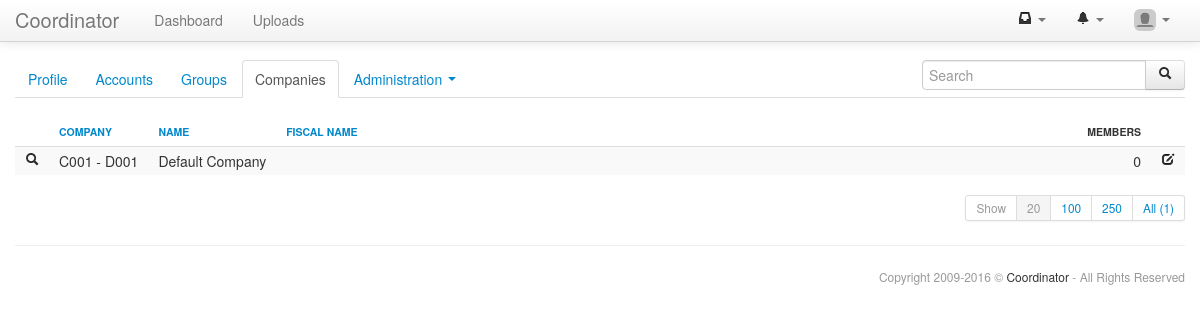
The page /accounts/companies_list.php (signed in) on the database its author committed.
### tables this page shows
CREATE TABLE IF NOT EXISTS `settings_settings` (
  `code` varchar(255) NOT NULL,
  `value` varchar(255) DEFAULT NULL,
  PRIMARY KEY (`code`)
);

CREATE TABLE IF NOT EXISTS `settings_menus` (
  `id` int(11) NOT NULL AUTO_INCREMENT,
  `idMenu` int(11) NOT NULL DEFAULT '0',
  `menu` varchar(25) NOT NULL,
  `module` varchar(25) DEFAULT NULL,
  `url` varchar(255) DEFAULT NULL,
  `position` int(3) unsigned NOT NULL DEFAULT '0',
  PRIMARY KEY (`id`)
);

CREATE TABLE IF NOT EXISTS `accounts_companies` (
  `id` int(11) unsigned NOT NULL AUTO_INCREMENT,
  `company` varchar(25) DEFAULT NULL,
  `division` varchar(25) NOT NULL,
  `name` varchar(255) NOT NULL,
  `address_address` varchar(255) DEFAULT NULL,
  `address_zip` varchar(5) DEFAULT NULL,
  `address_city` varchar(50) DEFAULT NULL,
  `address_district` varchar(10) DEFAULT NULL,
  `address_country` varchar(25) DEFAULT NULL,
  `fiscal_name` varchar(255) DEFAULT NULL,
  `fiscal_vat` varchar(25) DEFAULT NULL,
  `fiscal_code` varchar(25) DEFAULT NULL,
  `fiscal_rea` varchar(25) DEFAULT NULL,
  `fiscal_capital` int(11) unsigned NOT NULL DEFAULT '0',
  `fiscal_currency` varchar(3) NOT NULL DEFAULT 'EUR',
  `phone_office` varchar(25) DEFAULT NULL,
  `phone_mobile` varchar(25) DEFAULT NULL,
  `phone_fax` varchar(25) DEFAULT NULL,
  `mail` varchar(255) DEFAULT NULL,
  `del` tinyint(1) unsigned NOT NULL DEFAULT '0',
  PRIMARY KEY (`id`)
);

### accounts/companies_list.php (called while the page is built, shortened)
<?php
include("template.inc.php");
function content(){
 $g_search=$_GET['q'];
 $table=new str_table(api_text("companies_list-tr-unvalued"),TRUE);
 $table->addHeader("&nbsp;",NULL,"16");
 $table->addHeader(api_text("companies_list-th-company"),"nowarp",NULL,"company");
 $table->addHeader(api_text("companies_list-th-name"),NULL,NULL,"name");
 $table->addHeader(api_text("companies_list-th-fiscal_name"),"nowarp","100%","fiscal_name");
 $table->addHeader(api_text("companies_list-th-members"),"nowarp text-right");
 $table->addHeader("&nbsp;",NULL,"16");
 $companies=api_accounts_companies($g_search,TRUE);
 foreach($companies->results as $company){
  if($company->id==$_GET['idCompany']){$tr_class="info";}else{$tr_class=NULL;}
  $name=stripslashes($company->company)." - ".stripslashes($company->division);
  $table->addRow($tr_class);
  $table->addField(api_link("companies_view.php?idCompany=".$company->id,api_icon('icon-search')),"nowarp");
  $table->addField($name,"nowarp");
  $table->addField(stripslashes($company->name),"nowarp");
  $table->addField(stripslashes($company->fiscal_name));
  $table->addField(count($company->members),"nowarp text-right");
  $table->addField(api_link("companies_edit.php?id=".$company->id,api_icon('icon-edit')),"nowarp");
 }
 $table->render();
}
?>

### core/db.class.php (called while the page is built, shortened)
<?php
class DB{
 var $connector;
 function DB($host,$user,$pass,$name){
  $this->connector=mysql_connect($host,$user,$pass,TRUE) or die('Server connection not possible.');
 }
 function clearQuery($query){
  if(stripos($query,"select")!==FALSE){return $query;}
  $search=array("``","''",'""');
  $query=str_replace($search,"DEFAULT",$query);
  return $query;
 }
 function query($query,$debug=-1){
  $query=$this->clearQuery($query);
  $this->lastResult=mysql_query($query,$this->connector) or $this->debugAndDie($query);
  return $this->lastResult;
 }
 function fetchNextObject($result=NULL){
  if($result==NULL || mysql_num_rows($result)<1){
   return NULL;
  }else{
   return mysql_fetch_object($result);
  }
 }
 function queryUniqueObject($query,$debug=-1){
  $query=$this->clearQuery($query);
  $query="$query LIMIT 1";
  $result=mysql_query($query,$this->connector) or $this->debugAndDie($query);
  return mysql_fetch_object($result);
 }
}
?>

### accounts/api.inc.php (called while the page is built, shortened)
<?php
function api_accounts_account($account=NULL){
 if($account===NULL){$account=$_SESSION['account']->id;}
 if(is_numeric($account)){$account=$GLOBALS['db']->queryUniqueObject("SELECT * FROM accounts_accounts WHERE id='".$account."'");}
 $account->account=stripslashes($account->account);
 unset($account->password);
 unset($account->secret);
 $account->name=stripslashes($account->name);
 $account->ldapUsername=stripslashes($account->ldapUsername);
 $account->typology=api_accounts_accountTypology($account);
 $account->language=stripslashes($account->language);
 $account->avatar=api_accounts_accountAvatar($account);
 $account->mail=$account->account;
 $account->initials=strtoupper(substr($account->name,0,1).substr($account->name,strrpos($account->name," ")+1,1));
 if($account->language<>"default"){$account->languageISO=substr($account->language,-2);}else{$account->languageISO="EN";}
 $account->companies=array();
 return $account;
}
function api_accounts_accountTypology($account){
 $typology=new stdClass();
 if($account->del){
  $typology->icon="icon-trash";
  $typology->description=api_text("account-typology-deleted");
 }else{
  if($account->enabled){
   if($account->superuser){
    $typology->icon="icon-fire";
    $typology->description=api_text("account-typology-superuser");
   }else{
    $typology->icon="icon-info-sign";
    $typology->description=api_text("account-typology-user");
   }
  }else{
   $typology->icon="icon-ban-circle";
   $typology->description=api_text("account-typology-disabled");
  }
 }
 return $typology;
}
function api_accounts_accountAvatar($account=NULL){
 $avatar_path="uploads/uploads/accounts/avatar_".$account->id.".jpg";
 if(!file_exists("../".$avatar_path)){$avatar_path="uploads/uploads/accounts/avatar.jpg";}
 return $GLOBALS['dir'].$avatar_path;
}
function api_accounts_company($company,$subObjects=TRUE){
 if(!$company->id){return FALSE;}
 $company->company=stripslashes($company->company);
 $company->name=stripslashes($company->name);
 $company->members=array();
 if($subObjects){
  $company->groups=api_accounts_groups($company->id)->results;
 }
 return $company;
}
function api_accounts_companies($search=NULL,$pagination=FALSE,$where=NULL){
 $return=new stdClass();
 $return->results=array();
 $query_table="accounts_companies";
 $query_fields="accounts_companies.*,IF(accounts_accounts_join_companies.idAccount='".api_accounts_account()->id."','1','0') AS associated";
 $query_join=" LEFT JOIN accounts_accounts_join_companies ON accounts_accounts_join_companies.idCompany=accounts_companies.id";
 $query_group=" GROUP BY accounts_companies.id";
 $query_where="1";
 if(is_object($GLOBALS['navigation'])){
  $query_where.=" AND ( accounts_companies.del='0' OR ".$GLOBALS['navigation']->filtersParameterQuery("del","0","accounts_companies.del")." )";
 }
 $query_order=api_queryOrder("accounts_companies.name ASC, accounts_companies.company ASC");
 if($pagination){
  $return->pagination=new str_pagination($query_table.$query_join,$query_where.$query_group,$GLOBALS['navigation']->filtersGet());
  $query_limit=$return->pagination->queryLimit();
 }
 $return->query="SELECT ".$query_fields." FROM ".$query_table.$query_join." WHERE ".$query_where.$query_group.$query_order.$query_limit;
 $results=$GLOBALS['db']->query($return->query);
 while($result=$GLOBALS['db']->fetchNextObject($results)){$return->results[$result->id]=api_accounts_company($result);}
 return $return;
}
function api_accounts_group($group,$subGroups=TRUE){
 if(is_numeric($group)){$group=$GLOBALS['db']->queryUniqueObject("SELECT * FROM accounts_groups WHERE id='".$group."'");}
 if(!$group->id){return FALSE;}
 $group->name=stripslashes($group->name);
 $group->description=stripslashes($group->description);
 $group->label=$group->name;
 if($group->description){$group->label.=" &minus; ".$group->description;}
 $group->path=NULL;
 $group->parents=array();
 $group->members=array();
 if($subGroups){
  $group->groups=array();
  $group->groups=api_accounts_groups($group->idCompany,$group->id)->results;
 }
 return $group;
}
function api_accounts_groups($idCompany,$idGroup=NULL,$where=NULL){
 $return=new stdClass();
 $return->results=array();
 $query_table="accounts_groups";
 $query_fields="accounts_groups.*";
 $query_where="accounts_groups.idCompany='".$idCompany."'";
 if($idGroup===NULL){$query_where.=" AND ISNULL(idGroup)";}else{$query_where.=" AND accounts_groups.idGroup='".$idGroup."'";}
 $query_order=" ORDER BY accounts_groups.name ASC";
 $return->query="SELECT ".$query_fields." FROM ".$query_table." WHERE ".$query_where.$query_order;
 $results=$GLOBALS['db']->query($return->query);
 while($result=api_accounts_group($GLOBALS['db']->fetchNextObject($results),FALSE)){
  $result->groups=api_accounts_groups($result->idCompany,$result->id)->results;
  $return->results[$result->id]=$result;
 }
 return $return;
}
?>

### core/html.class.php (the view, shortened to what this page needs)
<?php
class HTML{
public function header($title="",$nav="dashboard",$navbar=TRUE){
?>
<!DOCTYPE html>
<html lang="it">
<head>
 <link href="<?php echo $GLOBALS['dir']."core/pace-loader/pace.flash.css";?>" rel="stylesheet">
 <link href="<?php echo $GLOBALS['dir']."core/bootstrap/css/bootstrap.min.css";?>" rel="stylesheet">
 <link href="<?php echo $GLOBALS['dir']."core/bootstrap/css/bootstrap-custom.css";?>" rel="stylesheet">
 <link href="<?php echo $GLOBALS['dir']."core/bootstrap/css/bootstrap-responsive.css";?>" rel="stylesheet">
 <link href="<?php echo $GLOBALS['dir']."core/bootstrap-datetimepicker/css/bootstrap-datetimepicker.min.css";?>" rel="stylesheet">
 <link href="<?php echo $GLOBALS['dir']."core/bootstrap-markdown/css/bootstrap-markdown.min.css";?>" rel="stylesheet">
 <link href="<?php echo $GLOBALS['dir']."core/bootstrap-select2/select2.css";?>" rel="stylesheet">
 <link href="<?php echo $GLOBALS['dir']."core/bootstrap-slider/css/bootstrap-slider.min.css";?>" rel="stylesheet">
 <link href="<?php echo $GLOBALS['dir']."core/bootstrap-wysihtml5/css/bootstrap-wysihtml5.css";?>" rel="stylesheet">
 <link href="<?php echo $GLOBALS['dir']."core/bootstrap-tagsinput/css/bootstrap-tagsinput.css";?>" rel="stylesheet">
 <link href="<?php echo $GLOBALS['dir']."core/shadowbox/shadowbox.css";?>" rel="stylesheet">
 <link href="<?php echo $GLOBALS['dir']."core/template.css";?>" rel="stylesheet">
</head>
<body <?php if(api_baseName()=="login.php"){echo "class='login-background'";}?>>
 <div class="navbar navbar-fixed-top">
  <div class="navbar-inner">
   <div class="container">
    <?php
     if(file_exists("../uploads/uploads/core/logo.png") && api_getOption('show_logo')){
      echo "<a class='brand-logo' href='".$GLOBALS['dir']."index.php'><img src='".$GLOBALS['dir']."uploads/uploads/core/logo.png'></a>\n";
     }else{
      echo "<a class='brand' href='".$GLOBALS['dir']."index.php'>".api_getOption('title')."</a>\n";
     }
    ?>
    <?php if($navbar){ ?>
    <div class="nav-collapse collapse">
     <ul class="nav">
      <li class="<?php if($nav=="dashboard"){echo "active";} ?>"><a href="<?php echo $GLOBALS['dir']."dashboard/index.php";?>"><?php echo api_text("core-menu-dashboard"); ?></a></li>
      <?php
       function html_get_menus($idMenu=1,$level=0){
        $menus_array=array();
        $menus=$GLOBALS['db']->query("SELECT * FROM settings_menus WHERE idMenu='".$idMenu."' ORDER BY position ASC");
        while($menu=$GLOBALS['db']->fetchNextObject($menus)){
         $menu->submenus=array();
         $menu->submenus=html_get_menus($menu->id,($level+1));
         $menu->modules=array();
         if($menu->module){$menu->modules[]=$menu->module;}
         $menus_array[$menu->id]=$menu;
        }
        return $menus_array;
       }
       function html_print_menu($menus_array,$nav,$level=0){
        foreach($menus_array as $menu){
         echo "<li class=\"";
         if(in_array($nav,$menu->modules)){echo "active ";}
         if(count($menu->submenus)){
          if($level==0){
           echo "dropdown\">";
           echo "<a href='#' class='dropdown-toggle' data-toggle='dropdown'>";
           echo stripslashes($menu->menu)." <b class='caret'></b></a>\n";
           html_print_menu_spaces($level);
           echo "<ul class='dropdown-menu'>\n";
          }else{
           echo "dropdown-submenu\">";
           echo "<a href='#'>".stripslashes($menu->menu)."</a>\n";
           html_print_menu_spaces($level);
           echo "<ul class='dropdown-menu'>\n";
          }
          html_print_menu($menu->submenus,$nav,($level+1));
          html_print_menu_spaces($level);
          echo "</ul>\n";
          html_print_menu_spaces($level);
         }else{
          echo "\"><a href='".$GLOBALS['dir'].$menu->module."/".$menu->url."'>".stripslashes($menu->menu)."</a>";
         }
         echo "</li>\n";
        }
       }
       $menus_array=html_get_menus();
       html_print_menu($menus_array,$nav);
      ?>
     </ul>
     <ul class="nav pull-right">
      <?php if(api_checkPermission("chats","chats_chat")){ ?>
      <li class="dropdown">
       <a href="#" class="dropdown-toggle" data-toggle="dropdown">
        <span id="chat_counter">
        <?php include("../chats/chat_counter.inc.php") ?>
        </span>
        <b class="caret"></b>
       </a>
      </li>
      <?php } ?>
      <li class="dropdown">
       <a href="#" class="dropdown-toggle" data-toggle="dropdown">
        <span id="notifications_counter">
        <?php include("../logs/logs_notifications_counter.inc.php") ?>
        </span>
        <b class="caret"></b>
       </a>
      </li>
      <li class="dropdown">
       <a href="#" class="dropdown-toggle" data-toggle="dropdown">
        <img src="<?php echo api_account()->avatar;?>" class="img-rounded" style="width:22px;margin-top:-4px;padding:0;"> <b class="caret"></b>
       </a>
      </li>
     </ul>
    </div>
    <?php } ?>
   </div>
  </div>
 </div>
 <div class="container">
<?php
}
public function footer($wiki_link=NULL,$copyright=TRUE){
?>
<?php if($copyright){ ?>
  <div class="row-fluid">
   <hr>
   <footer>
    <span class="muted credit pull-right">
     Copyright 2009-<?php echo date("Y");?> &copy; <a href="http://www.coordinator.it" target="_blank">Coordinator</a> - All Rights Reserved
    </span>
   </footer>
  </div>
 <?php } ?>
 </div>
</body>
</html>
<?php
}
}
?>

### core/structures/table.class.php (shortened to what this page needs)
<?php
class str_table{
 private $current_row=0;
 protected $sortable;
 protected $get;
 protected $class;
 protected $th_array;
 protected $tr_array;
 public function __construct($unvalued=NULL,$sortable=FALSE,$get=NULL,$class=NULL){
  $this->sortable=$sortable;
  $this->get=$get;
  $this->class=$class;
  $this->current_row=0;
  $this->th_array=array();
  $this->tr_array=array();
  return TRUE;
 }
 public function addHeader($name,$class=NULL,$width=NULL,$order=NULL,$colspan=1){
  $th=new stdClass();
  $th->name=$name;
  $th->class=$class;
  $th->width=$width;
  $th->order=$order;
  $th->colspan=$colspan;
  $this->th_array[]=$th;
  return TRUE;
 }
 public function addRow($class=NULL){
  $this->current_row++;
  $this->tr_array[$this->current_row]=new stdClass();
  $this->tr_array[$this->current_row]->class=$class;
  $this->tr_array[$this->current_row]->fields=array();
  return TRUE;
 }
 function addField($content,$class=NULL,$colspan=1){
  $td=new stdClass();
  $td->content=$content;
  $td->class=$class;
  $td->colspan=$colspan;
  $this->tr_array[$this->current_row]->fields[]=$td;
  return TRUE;
 }
 function render($echo=TRUE){
  $return="\n";
  $return.="<table class='table table-striped table-hover table-condensed ".$this->class."'>\n";
  if(is_array($this->th_array)){
   $return.="<thead>\n <tr>\n";
   foreach($this->th_array as $th){
    $return.="  <th class='".$th->class."' width='".$th->width."' colspan='".$th->colspan."'>";
    if($this->sortable && $th->order<>NULL){
     if($th->order==$_GET['of']){if($_GET['om']==1){$order=0;}else{$order=1;}}else{$order=1;}
     $return.="<a href='".api_baseName()."?of=".$th->order."&om=".$order.$this->get."'>";
    }
    $return.=$th->name;
    if($this->sortable){$return.="</a>";}
    $return.="</th>\n";
   }
   $return.=" </tr>\n";
   $return.="</thead>\n";
  }
  $return.="<tbody>\n";
  if(is_array($this->tr_array)){
   foreach($this->tr_array as $tr){
    $return.=" <tr class='".$tr->class."'>\n";
    if(is_array($tr->fields)){
     foreach($tr->fields as $td){
      $return.="  <td class='".$td->class."' colspan='".$td->colspan."'>".$td->content."</td>\n";
     }
    }
    $return.=" </tr>\n";
   }
  }
  $return.="</tbody>\n";
  $return.="</table>\n\n\n";
  if($echo){echo $return;return TRUE;}else{return $return;}
 }
}
?>

### core/template.css (style rules this page uses)
footer { font-size:12px; }
footer .credit a { color:#333333; }
th { font-size: 0.75em; text-transform: uppercase; }
.text-right,td.text-right,th.text-right { text-align:right; }
table.table-condensed td,table.table-condensed th { padding-left:10px;padding-right:10px; }
.nowarp { white-space:nowrap; }

### rows shown on the page
settings_settings: value "Coordinator"
settings_menus: menu "Uploads"
accounts_companies: name "Default Company"

### other values the page prints
api_text("core-menu-dashboard") "Dashboard"
$nt->label "Profile"
$nt->label "Accounts"
$nt->label "Groups"
$nt->label "Companies"
$nt->label "Administration"
$td->content "C001 - D001"
$td->content "0"
api_text("show") "Show"
$limit "20"
$limit "100"
$limit "250"
$limit "All (1)"
